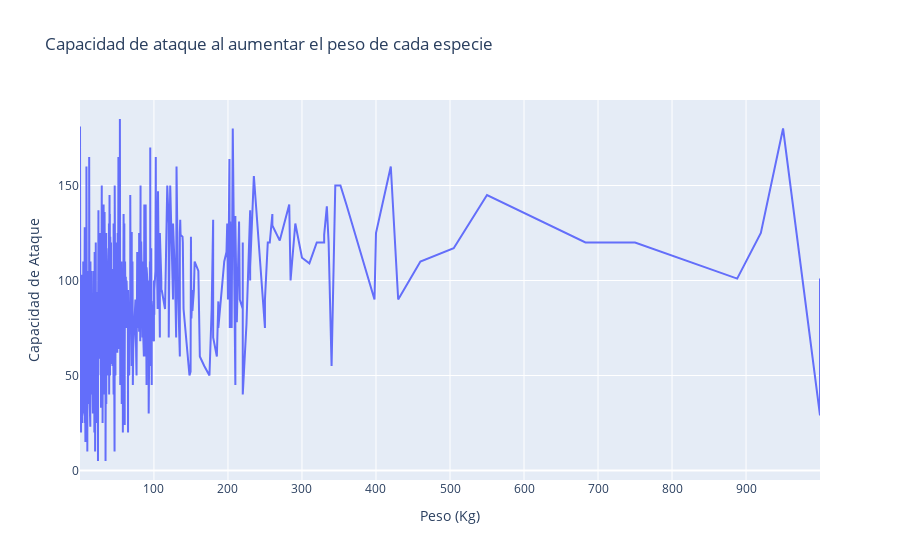

Notebook source saved alongside this figure:
### Markdown cell above
## 3. Mostrar en formato de línea, cómo se modifica la capacidad de ataque de cada especie, al ir aumentando el peso que consideramos. Probablemente seá necesario re-ordenar el contenido del DataFrame. Las variables usadas son ‘attack’ y ‘weight_kg’.

### Code cell
fig = px.line(df.sort_values(by="weight_kg"), x="weight_kg", y="attack", title='Capacidad de ataque al aumentar el peso de cada especie',
labels={"attack": "Capacidad de Ataque", "weight_kg": "Peso (Kg)"})
fig.show()

### Figure 1 — Plotly figure (JSON) as saved in the notebook; plotly's stock layout.template omitted (floating-point values rounded to 4 significant figures; data arrays with more than 128 entries replaced by an {"elided": "..."} marker saying what was removed)
{"data": [{"hovertemplate": "Peso (Kg)=%{x}<br>Capacidad de Ataque=%{y}<extra></extra>", "legendgroup": "", "line": {"color": "#636efa", "dash": "solid"}, "marker": {"symbol": "circle"}, "mode": "lines", "name": "", "orientation": "v", "showlegend": false, "type": "scatter", "x": {"elided": "801 float values"}, "xaxis": "x", "y": {"elided": "801 int values"}, "yaxis": "y"}], "layout": {"legend": {"tracegroupgap": 0}, "title": {"text": "Capacidad de ataque al aumentar el peso de cada especie"}, "xaxis": {"anchor": "y", "domain": [0, 1], "title": {"text": "Peso (Kg)"}}, "yaxis": {"anchor": "x", "domain": [0, 1], "title": {"text": "Capacidad de Ataque"}}}}
